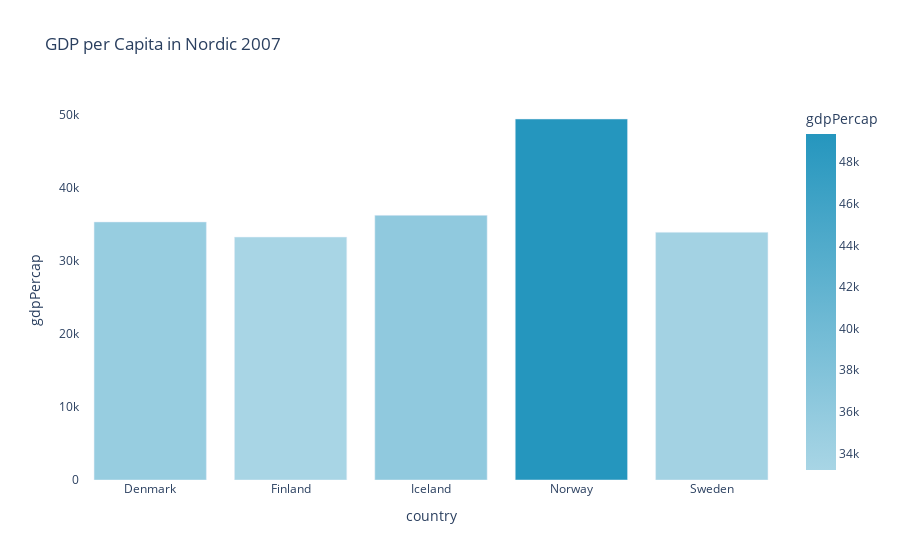

The code cell stored with this chart in its notebook:
### Code cell
fig = px.bar(nordic2007, 
       x="country", 
       y="gdpPercap",
       title= "GDP per Capita in Nordic 2007",
       color="gdpPercap",
       color_continuous_scale=["#a8d5e5","#2596be"]
       )

fig.update_layout(paper_bgcolor = "white", plot_bgcolor = "white")

fig.show()
fig.write_html("interactive_figures/fig_no1.html")

### Figure 1 — Plotly figure (JSON) as saved in the notebook; plotly's stock layout.template omitted (floating-point values rounded to 4 significant figures)
{"data": [{"hovertemplate": "country=%{x}<br>gdpPercap=%{marker.color}<extra></extra>", "legendgroup": "", "marker": {"color": [35280.0, 33210.0, 36180.0, 49360.0, 33860.0], "coloraxis": "coloraxis", "pattern": {"shape": ""}}, "name": "", "orientation": "v", "showlegend": false, "textposition": "auto", "type": "bar", "x": ["Denmark", "Finland", "Iceland", "Norway", "Sweden"], "xaxis": "x", "y": [35280.0, 33210.0, 36180.0, 49360.0, 33860.0], "yaxis": "y"}], "layout": {"barmode": "relative", "coloraxis": {"colorbar": {"title": {"text": "gdpPercap"}}, "colorscale": [[0, "#a8d5e5"], [1, "#2596be"]]}, "legend": {"tracegroupgap": 0}, "paper_bgcolor": "white", "plot_bgcolor": "white", "title": {"text": "GDP per Capita in Nordic 2007"}, "xaxis": {"anchor": "y", "domain": [0, 1], "title": {"text": "country"}}, "yaxis": {"anchor": "x", "domain": [0, 1], "title": {"text": "gdpPercap"}}}}
